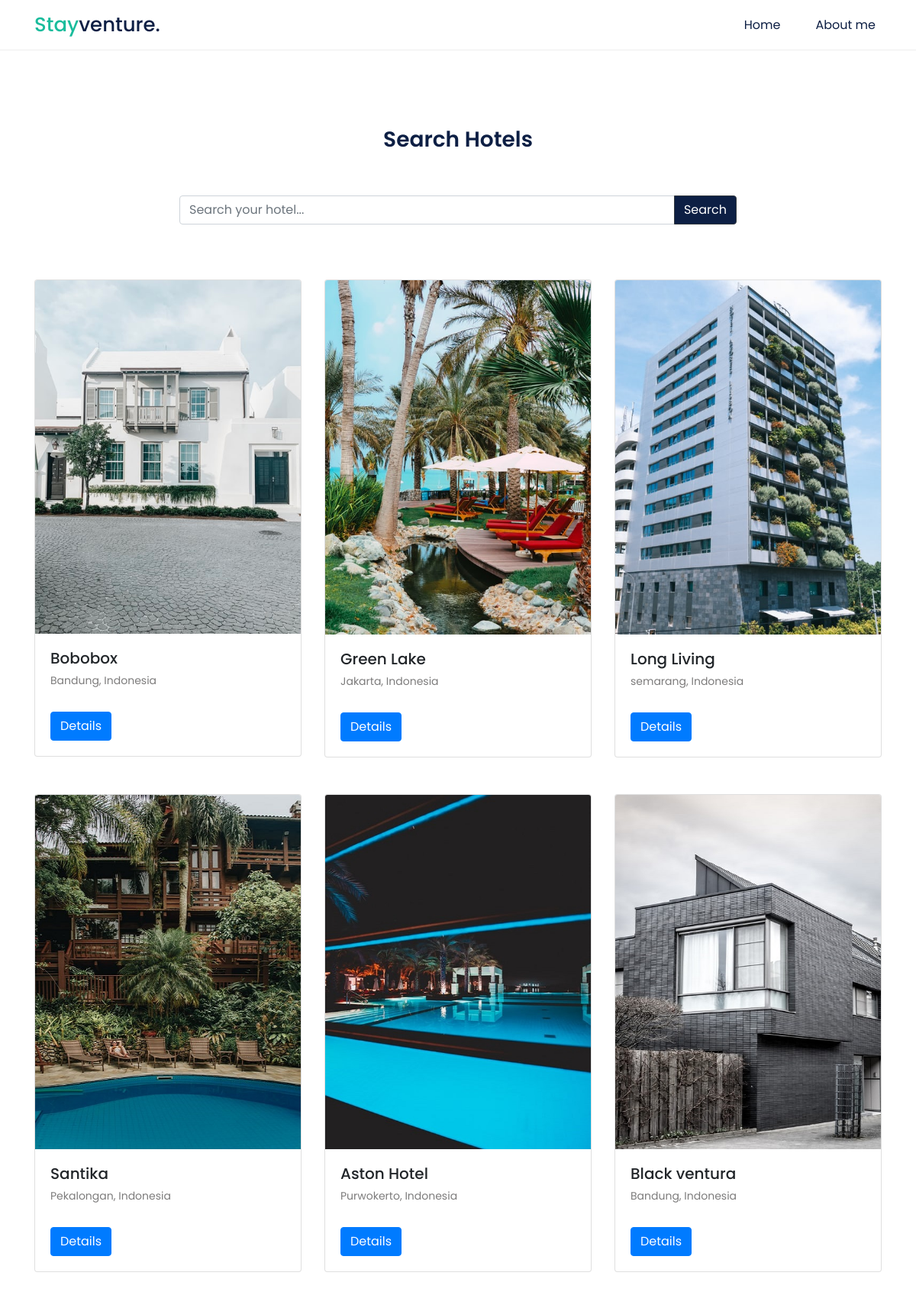
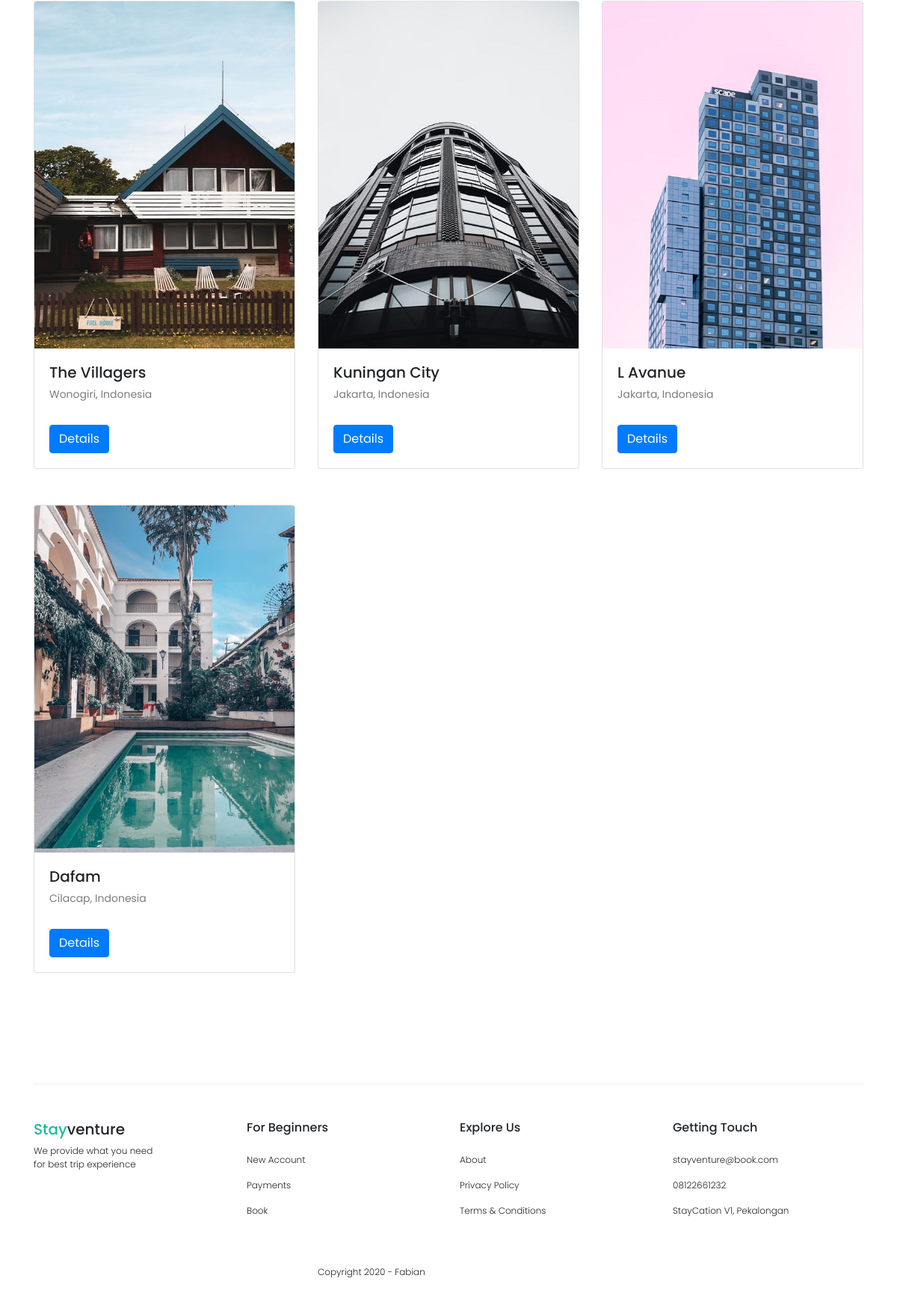
Screenshot of /search/search.php (signed in) with the database file from the repository (2 pictures, top to bottom).
### tables this page shows
CREATE TABLE `tb_hotel` (
  `id` int(30) NOT NULL,
  `nama` varchar(100) NOT NULL,
  `tipe` varchar(30) NOT NULL,
  `fasilitas_1` varchar(40) NOT NULL,
  `fasilitas_2` varchar(40) NOT NULL,
  `fasilitas_3` varchar(40) NOT NULL,
  `fasilitas_4` varchar(40) NOT NULL,
  `tempat` varchar(30) NOT NULL,
  `rating` int(11) NOT NULL,
  `deskripsi` varchar(999) NOT NULL,
  `harga` int(20) NOT NULL,
  `foto` varchar(20) NOT NULL,
  `foto2` varchar(20) NOT NULL,
  `foto3` varchar(20) NOT NULL,
  `foto4` varchar(20) NOT NULL
);

### functions.php (called while the page is built, shortened)
<?php
$conn = mysqli_connect("localhost","root","","hotel");
function query($query){
    global $conn;
    $result = mysqli_query($conn, $query);
    $rows = [];
    while( $row = mysqli_fetch_assoc($result)){
        $rows[] = $row;
    }
    return $rows;
}
?>

### search/search.php (the view, shortened to what this page needs)
<?php
require '../functions.php';
$hotels = query("SELECT * FROM tb_hotel");
?>
<!doctype html>
<html lang="en">
<head>
    <link rel="stylesheet" href="https://cdn.jsdelivr.net/npm/bootstrap@4.5.3/dist/css/bootstrap.min.css">
    <link rel="stylesheet" href="search.css">
</head>
<body>
    <nav class="navbar navbar-expand-lg">
        <div class="container">
            <a class="navbar-brand" href="../landing/landing.php"><span class="stay">Stay</span>venture.</a>
            <div class="collapse navbar-collapse" id="navbarNavAltMarkup">
                <div class="navbar-nav ml-auto">
                    <a class="nav-link active" href="../landing/landing.php">Home <span class="sr-only">(current)</span></a>
                    <a class="nav-link" href="../aboutus/aboutUs.php">About me</a>
                </div>
            </div>
        </div>
    </nav>
    <section class="search">
        <div class="container">
            <div class="row">
                <div class="col-md-12 text-center">
                    <h3 class="title">Search Hotels</h3>
                </div>
            </div>
            <div class="row mt-5">
                <div class="col-md-8 offset-md-2">
                    <form action="" method="post">
                        <div class="input-group mb-4">
                            <input type="text" class="form-control" placeholder="Search your hotel..." aria-label="Recipient's username" aria-describedby="basic-addon2" name="keyword">
                            <div class="input-group-append">
                                <button class="btn btn-dark" id="basic-addon2" name="search" >Search</button>
                            </div>
                        </div>
                    </form>
                </div>
            </div>
        </div>
    </section>
    <section class="output">
        <div class="container">
            <div class="row mt-5">
                <?php foreach($hotels as $hotel) : ?>
                <div class="col-md-4">
                    <div class="card mb-5">
                        <img src="../img/<?= $hotel["foto"] ?>" class="card-img-top" alt="...">
                        <div class="card-body">
                            <h5 class="card-title"><?= $hotel["nama"] ?></h5>
                            <p class="card-text sub"><?= $hotel["tempat"] ?></p>
                            <a href="../detail/detail.php?id=<?= $hotel["id"] ?>" class="btn btn-primary">Details</a>
                        </div>
                    </div>
                </div>
                <?php endforeach; ?>
            </div>
        </div>
    </section>
    <div class="container">
        <div class="footer">
            <div class="row">
                <div class="col-md-3">
                    <h5 class="mt-5"><span class="stay">Stay</span>venture</h5>
                    <p class="pfooter">We provide what you need <br> for best trip experience</p>
                </div>
                <div class="col-md-3">
                    <h5 class="mt-5 begin">For Beginners</h5>
                    <p class="pfooter mt-4">New Account</p>
                    <p class="pfooter">Payments</p>
                    <p class="pfooter">Book</p>
                </div>
                <div class="col-md-3">
                    <h5 class="mt-5 begin">Explore Us</h5>
                    <p class="pfooter mt-4">About</p>
                    <p class="pfooter">Privacy Policy</p>
                    <p class="pfooter">Terms & Conditions</p>
                </div>
                <div class="col-md-3">
                    <h5 class="mt-5 begin">Getting Touch</h5>
                    <p class="pfooter mt-4">stayventure@book.com</p>
                    <p class="pfooter">08122661232</p>
                    <p class="pfooter">StayCation V1, Pekalongan</p>
                </div>
            </div>
            <div class="row">
                <div class="col-md-6 offset-md-4">
                    <p class="pfooter mt-5">Copyright 2020 - Fabian</p>
                </div>
            </div>
        </div>
    </div>
</body>
</html>

### search/search.css (style rules this page uses)
* { margin: 0; padding: 0; }
body { font-family: 'Poppins', sans-serif; }
.navbar a { color: #0D1F44 !important; }
.navbar-brand { font-size: 26px !important; font-weight: 500; }
nav { border-bottom: .5px solid#EEEEEE; }
.stay { color: #1ABC9C !important; }
.nav-link { margin-left: 30px !important; }
.search { margin-top: 100px; }
.search .btn { background-color: #0D1F44 !important; }
.search .title { color: #0D1F44 !important; font-weight: 600 !important; }
.footer { width: 100%; height: 300px; margin-top: 100px; border-top: .5px solid#EEEEEE;; }
.pfooter { font-size: 12px; font-weight: 300 !important; }
.footer .begin { font-size: 16px; }
.sub { font-size: 14px !important; color: #7D7C7C !important; margin-top: -5px; margin-bottom: 30px; }

### rows the page displays
tb_hotel: foto (picture), nama "Bobobox", tempat "Bandung, Indonesia"
tb_hotel: foto (picture), nama "Green Lake", tempat "Jakarta, Indonesia"
tb_hotel: foto (picture), nama "Long Living", tempat "semarang, Indonesia"
tb_hotel: foto (picture), nama "Santika", tempat "Pekalongan, Indonesia"
tb_hotel: foto (picture), nama "Aston Hotel", tempat "Purwokerto, Indonesia"
tb_hotel: foto (picture), nama "Black ventura", tempat "Bandung, Indonesia"
tb_hotel: foto (picture), nama "The Villagers", tempat "Wonogiri, Indonesia"
tb_hotel: foto (picture), nama "Kuningan City", tempat "Jakarta, Indonesia"
tb_hotel: foto (picture), nama "L Avanue", tempat "Jakarta, Indonesia"
tb_hotel: foto (picture), nama "Dafam", tempat "Cilacap, Indonesia"
